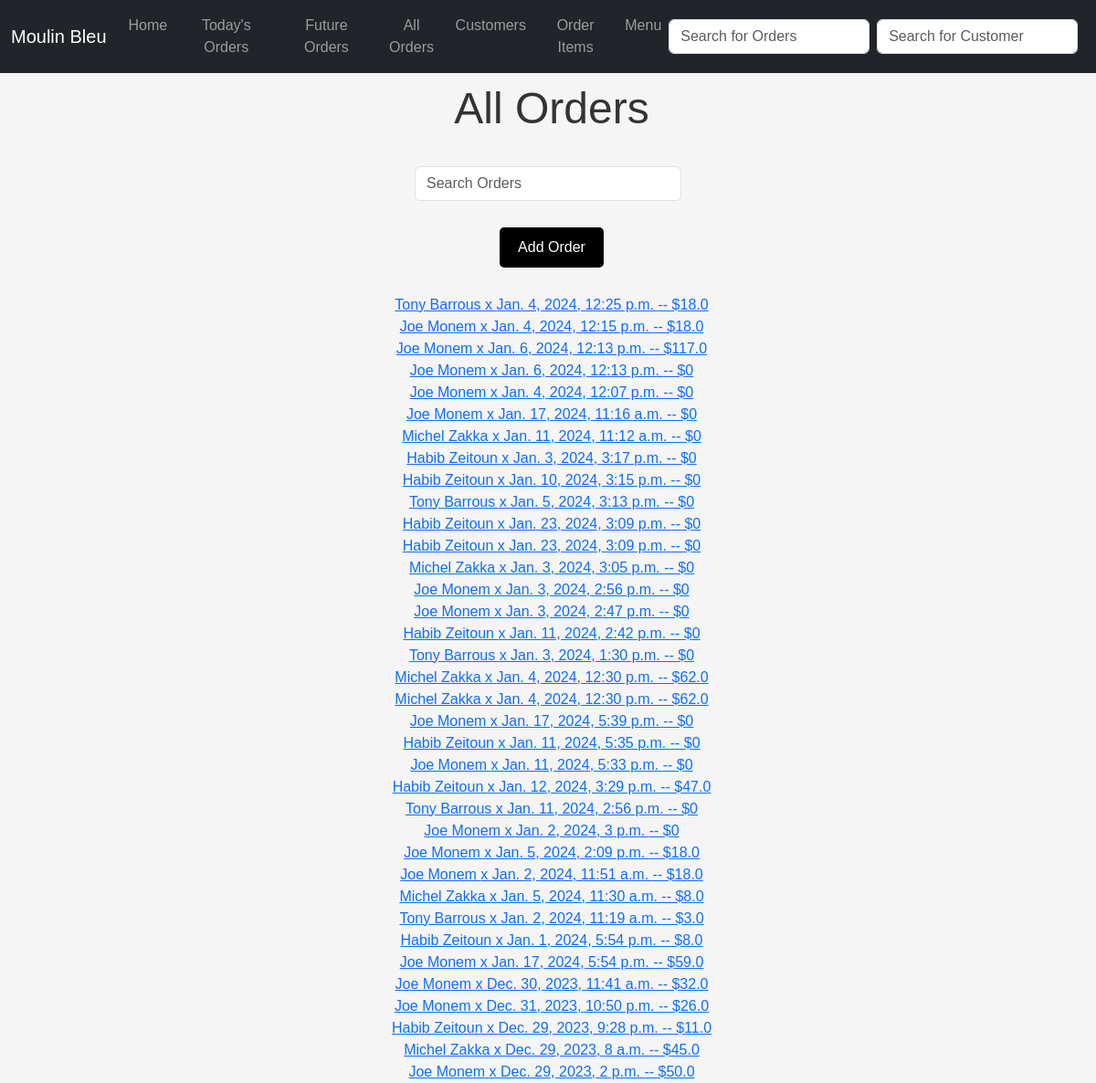
The page /orders on the database as committed earlier.
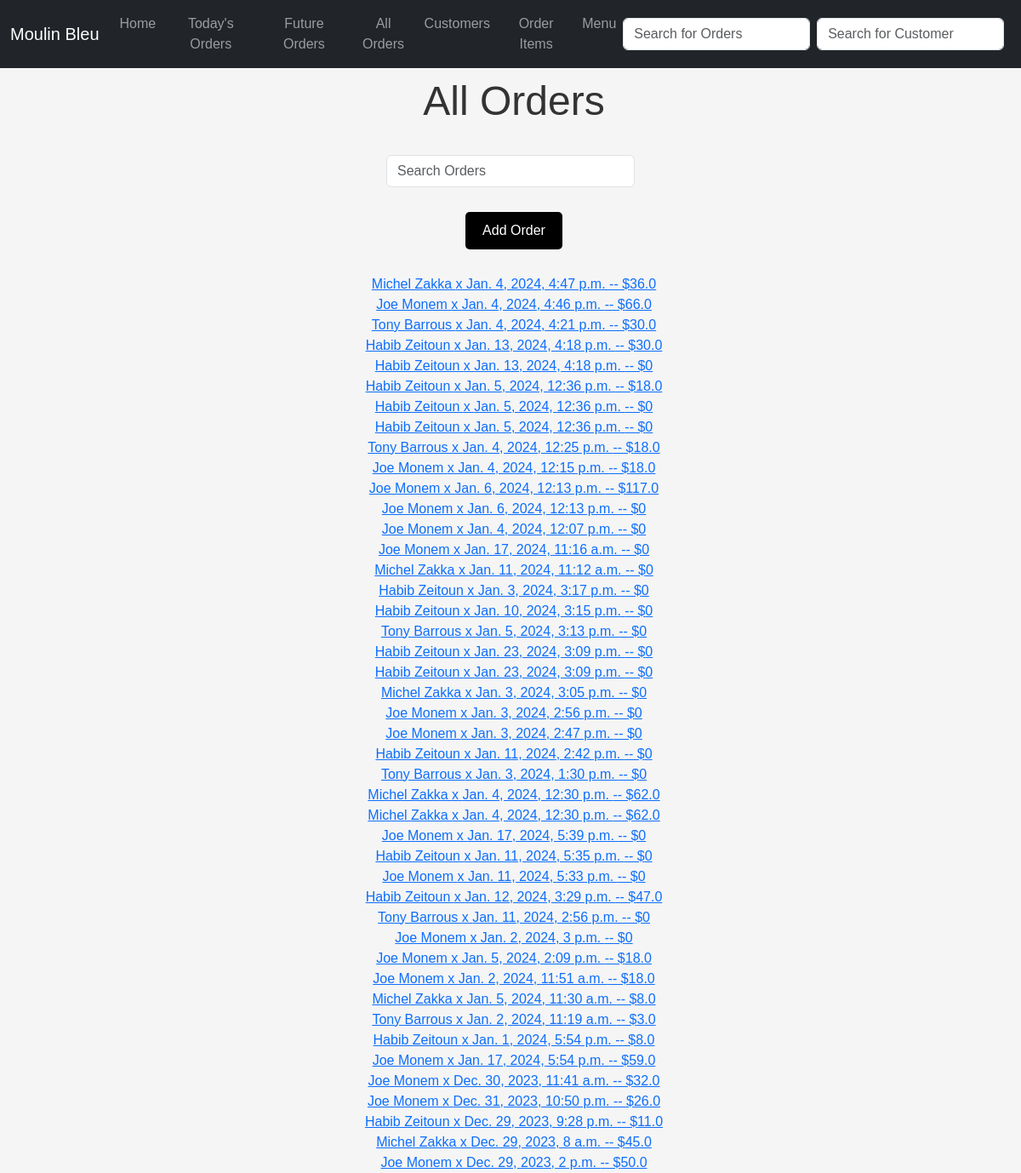
The same page on the database as committed later.
### ordersapp/models.py (models this page shows, shortened)
class Order(models.Model):
    customer = models.ForeignKey(
        Customer, on_delete=models.CASCADE, blank=False, null=False
    )
    created_at = models.DateTimeField(auto_now_add=True)
    needed_for = models.DateTimeField()
    order_items = models.ManyToManyField(OrderItem, blank=False)
    paid = models.BooleanField(null=False, default=False)
    delivery = models.BooleanField(null=False, default=False)
    notes = models.TextField(null=True)
    @property
    def total_price(self):
        return sum(item.price for item in self.order_items.all())

class OrderItem(models.Model):
    food_item = models.ForeignKey(FoodItem, on_delete=models.CASCADE)
    quantity = models.FloatField()
    @property
    def price(self):
        return self.food_item.price * self.quantity

### mainapp/models.py (models this page shows, shortened)
class Customer(models.Model):
    name = models.CharField(max_length=255)
    phone_number = models.CharField(max_length=255)
    location = models.CharField(max_length=255)
    date_added = models.DateField(default=timezone.now)

### menuapp/models.py (models this page shows, shortened)
class FoodItem(models.Model):
    name = models.CharField(max_length=255)
    price = models.IntegerField()
    notes = models.TextField()
    plat_du_jour = models.BooleanField(default=False)

### ordersapp/views.py (the view)
# urls.py: path("orders", OrdersView.as_view(), name="orders"),
class OrdersView(ListView):
    model = Order
    template_name = "orders.html"
    context_object_name = "orders"
    ordering = ["-created_at"]

### ordersapp/templates/orders.html (shortened to what this page needs)
{% extends 'base.html' %}
{%block content %}
<h1>All Orders</h1>
<br>
<form method="post" action="{% url 'order_search' %}" class="d-flex" style="max-width: 300px; margin: 0 auto;">
    <input class="form-control me-2" type="input" name="submission" placeholder="Search Orders">
</form>
<br>
<div style="text-align: center;">
    <a href="{% url 'add_order' %}">
        <button class="btn btn-dark">Add Order</button>
    </a>
</div>
<br>
<ul>
    {% for order in orders %}
    <li>
        <a href="{%url 'order_details' order.pk %}"> {{order.customer.name}} x {{order.needed_for}} --
            ${{order.total_price}} </a>
        <br>
    </li>
    {% endfor %}
</ul>
{% endblock %}

### mainapp/templates/base.html (shortened to what this page needs)
<!doctype html>
<html lang="en">
<head>
    <link href="https://cdn.jsdelivr.net/npm/bootstrap@5.3.2/dist/css/bootstrap.min.css" rel="stylesheet"
>
</head>
<body>
    <nav class="navbar navbar-expand-lg navbar-dark bg-dark">
        <div class="container-fluid">
            <a class="navbar-brand" href="{% url 'home'%}">Moulin Bleu</a>
            <div class="collapse navbar-collapse" id="navbarNav">
                <ul class="navbar-nav">
                    <li class="nav-item">
                        <a class="nav-link" href="{% url 'home'%}">Home</a>
                    </li>
                    <li class="nav-item">
                        <a class="nav-link" href="{% url 'todays_orders'%}">Today's Orders</a>
                    </li>
                    <li class="nav-item">
                        <a class="nav-link" href="{% url 'future_orders'%}">Future Orders</a>
                    </li>
                    <li class="nav-item">
                        <a class="nav-link" href="{% url 'orders'%}">All Orders</a>
                    </li>
                    <li class="nav-item">
                        <a class="nav-link" href="{% url 'customers'%}">Customers</a>
                    </li>
                    <li class="nav-item">
                        <a class="nav-link" href="{% url 'order_items'%}">Order Items</a>
                    </li>
                    <li class="nav-item">
                        <a class="nav-link" href="{% url 'menu'%}">Menu</a>
                    </li>
                </ul>
            </div>
            <form method="post" action="{% url 'order_search' %}" class="d-flex" style="max-width: 300px;">
                <input class="form-control me-2" type="input" name="submission" placeholder="Search for Orders">
            </form>
            <form method="post" action="{% url 'customer_search' %}" class="d-flex" style="max-width: 300px;">
                <input class="form-control me-2" type="input" name="submission" placeholder="Search for Customer">
            </form>
        </div>
    </nav>
    <div class="ms-2">
        {% block content %}
        {% endblock %}
    </div>
</body>
</html>

### ordersapp/templates/orders.html (style rules this page uses)
body { font-family: sans-serif; background-color: #f5f5f5; }
h1 { font-size: 3em; text-align: center; color: #333; margin-bottom: 10px; margin-top: 10px; }
.btn { background-color: #000; color: #fff; padding: 10px 20px; border: none; border-radius: 5px; margin: 5px; }
form { display: flex; align-items: center; justify-content: center; }
input { padding: 5px 10px; border: 1px solid #ddd; border-radius: 5px; }
button { margin-left: 10px; }
ul { font-family: sans-serif; margin: 0; padding: 0; list-style: none; text-align: center; }

Rows that differ between the two databases and show on the page:
added Order: customer.name "Michel Zakka", needed_for "Jan. 4, 2024, 4:47 p.m.", total_price "36.0"
added Order: customer.name "Joe Monem", needed_for "Jan. 4, 2024, 4:46 p.m.", total_price "66.0"
added Order: customer.name "Tony Barrous", needed_for "Jan. 4, 2024, 4:21 p.m.", total_price "30.0"
added Order: customer.name "Habib Zeitoun", needed_for "Jan. 13, 2024, 4:18 p.m.", total_price "30.0"
added Order: customer.name "Habib Zeitoun", needed_for "Jan. 13, 2024, 4:18 p.m.", total_price "0"
added Order: customer.name "Habib Zeitoun", needed_for "Jan. 5, 2024, 12:36 p.m.", total_price "18.0"
added Order: customer.name "Habib Zeitoun", needed_for "Jan. 5, 2024, 12:36 p.m.", total_price "0"
added Order: customer.name "Habib Zeitoun", needed_for "Jan. 5, 2024, 12:36 p.m.", total_price "0"
